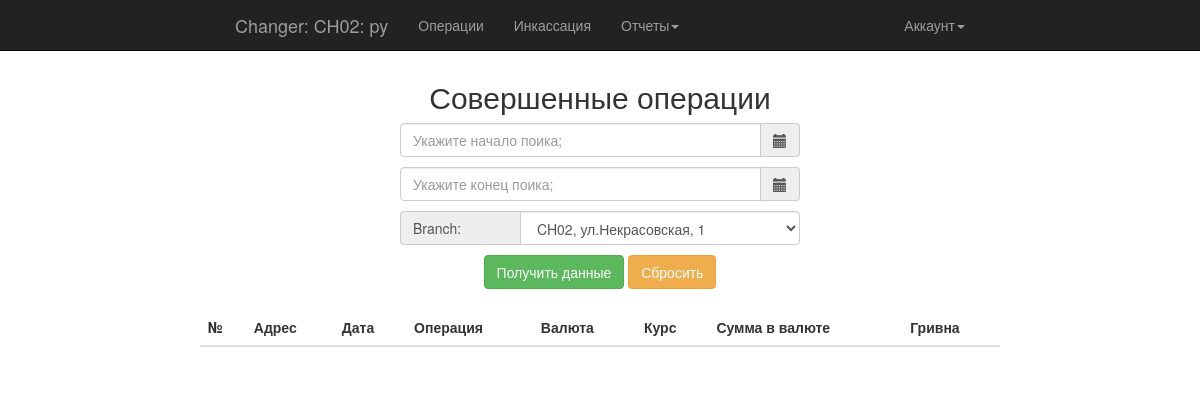
Page /user_transaction (signed in) on the earlier database version.
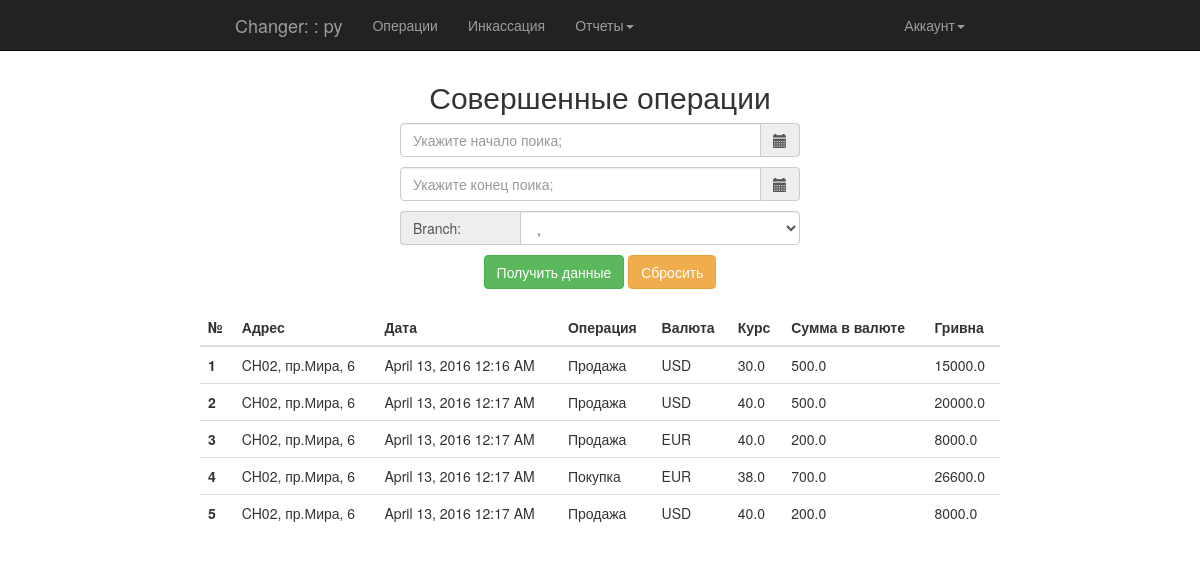
Same page on the later database version.
### app/models.py (models this page shows, shortened)
class Cashes(db.Model):
    __tablename__ = 'cashes'
    id = db.Column(db.Integer, primary_key=True)
    branch = db.Column(db.String(8))
    address = db.Column(db.String(64))
    member_since = db.Column(db.DateTime(), default=datetime.utcnow)
    status = db.Column(db.Boolean, default=True)
    group_id = db.Column(db.Integer, db.ForeignKey('group_cashes.id'))
    group = db.relationship('GroupOfCashes', backref='cash')
    deals = db.relationship('Deals', backref='cash', lazy='dynamic')
    collections = db.relationship('Collections', backref='cash')
    transactions = db.relationship('Transaction', backref='cash')

class Transaction(db.Model):
    __tablename__ = 'transaction'
    id = db.Column(db.Integer, primary_key=True)
    user_id = db.Column(db.Integer, db.ForeignKey('users.id'))
    cash_id = db.Column(db.Integer, db.ForeignKey('cashes.id'))
    date_trans = db.Column(db.DateTime, default=datetime.utcnow)
    oper_id = db.Column(db.Integer, db.ForeignKey('type_of_operation.id'))
    currency_id = db.Column(db.Integer, db.ForeignKey('currency.id'))
    course = db.Column(db.Float, nullable=False)
    count = db.Column(db.Float, nullable=False)
    result = db.Column(db.Float, nullable=False)
    currency = db.relationship('Currency')
    oper = db.relationship('TypeOfOperation')

class TypeOfOperation(db.Model):
    __tablename__ = 'type_of_operation'
    id = db.Column(db.Integer, primary_key=True)
    name = db.Column(db.String(8), unique=True)
    rusname = db.Column(db.String(8))

class Currency(db.Model):
    __tablename__ = 'currency'
    id = db.Column(db.Integer, primary_key=True)
    name = db.Column(db.String, unique=True)

### app/main/views.py (the view, shortened to what this page needs)
@main.route('/user_transaction', methods=['GET', 'POST'])
@login_required
@user_required
def user_transaction():
    d_today = datetime.utcnow().date()
    list_transactions = Transaction.query.filter_by(user=current_user).all()
    cashes = [current_user.cash]
    for i in list_transactions:
        if i.cash not in cashes:
            cashes.append(i.cash)
    trans = []
    for i in list_transactions:
        if i.date_trans.date() == d_today:
            trans.append(i)
    return render_template("user_transaction.html", cashes=cashes, trans=trans)

### app/main/__init__.py (called while the page is built)
@main.app_context_processor
def inject_permission():
    return dict(Permission=Permission)

### app/models.py (called while the page is built)
@login_manager.user_loader
def load_user(user_id):
    return User.query.get(int(user_id))

    def can(self, permissions):
        return self.role is not None and (self.role.permissions & permissions) == permissions

### app/templates/user_transaction.html (shortened to what this page needs)
{% extends "base.html" %}
{% block styles %}
    {{ super() }}
    <link rel="stylesheet" href="{{ url_for('static', filename='bootstrap-datetimepicker.min.css') }}">
{% endblock %}
{% block content %}
    <div class="col-sm-4 col-sm-offset-4 loginpage">
        <p><h2 class="text-center">Совершенные операции</h2></p>
        <div class="row">
            <form method="post">
                <div class="control-group">
                    <div class="controls">
                        <div class="input-group">
                            <input id="date-picker-1" name="data-start" type="text" class="date-picker form-control" placeholder="Укажите начало поика;" autocomplete="off" value="" required/>
                            <label for="date-picker-1" class="input-group-addon btn">
                                <span class="glyphicon glyphicon-calendar"></span>
                            </label>
                        </div>
                    </div>
                </div>
                <div class="control-group" style="margin-top: 10px">
                    <div class="controls">
                        <div class="input-group">
                            <input id="date-picker-2" name="data-finish" type="text" class="date-picker form-control" placeholder="Укажите конец поика;" autocomplete="off" value="" required/>
                            <label for="date-picker-2" class="input-group-addon btn">
                                <span class="glyphicon glyphicon-calendar"></span>
                            </label>
                        </div>
                    </div>
                </div>
                <div class="input-group" style="margin-top: 10px">
                    <span class="input-group-addon">Branch:</span>
                    <select class="form-control" name="select_ch">
                        {%  for c in cashes %}
                            <option value="{{ c.branch }}">
                                <span>{{ c.branch }}</span>,&nbsp;
                            </option>
                        {% endfor %}
                    </select>
                </div>
                <div class="row text-center" style="margin-top: 10px">
                    <button type="submit" class="btn btn-success">Получить данные</button>
                    <button type="reset" class="btn btn-warning">Сбросить</button>
                </div>
            </form>
        </div>
    </div>
    <div class="col-sm-8 col-sm-offset-2">
    <div class="row" style="margin-top: 20px">
        <table class='table table-hover'>
            <thead>
            <tr>
                <th>№</th>
                <th>Адрес</th>
                <th>Дата</th>
                <th>Операция</th>
                <th>Валюта</th>
                <th>Курс</th>
                <th>Сумма в валюте</th>
                <th>Гривна</th>
            </tr>
            </thead>
            <tbody>
            {% for i in trans %}
                <tr>
                    <th class='row'> {{ loop.index }}</th>
                    <td>{{ i.cash.branch }}, {{ i.cash.address }}</td>
                    <td>{{ moment(i.date_trans).format('LLL') }}</td>
                    <td>{{ i.oper.rusname }}</td>
                    <td>{{ i.currency.name }}</td>
                    <td>{{ i.course }}</td>
                    <td>{{ i.count }}</td>
                    <td>{{ i.result }}</td>
                </tr>
            {% endfor %}
            </tbody>
        </table>
    </div>
{% endblock %}

### app/templates/base.html (shortened to what this page needs)
<!DOCTYPE html>
<html lang="en" {% block html_attribs %}{% endblock html_attribs %}>
{% block html %}
    <head>
        {% block head %}
            {% block styles %}
                <link rel="stylesheet" href="{{ url_for('static', filename='bootstrap.min.css') }}">
                <link rel="stylesheet" href="{{ url_for('static', filename='style.css') }}">
            {% endblock styles %}
        {% endblock head %}
    </head>
    <body>
    {% block body %}
        {% block navbar %}
            <nav class="navbar navbar-inverse navbar-fixed-top">
                <div class="container">
                    <div class="col-md-8 col-md-offset-2">
                        <div class="navbar-header">
                            {% if current_user.is_authenticated %}
                                <a class="navbar-brand" href="#">Changer: {{ current_user.cash.branch }}: {{ current_user.username }}</a>
                            {% else %}
                                <a class="navbar-brand" href="#">Changer</a>
                            {% endif %}
                        </div>
                        <div class="navbar-collapse collapse">
                            <ul class="nav navbar-nav">
                                {% if current_user.is_authenticated %}
                                    {% if current_user.can(Permission.MAKE_OPERATION) %}
                                        <li><a href="{{ url_for('main.index') }}">Операции</a></li>
                                        <li><a href="{{ url_for('main.collections') }}">Инкассация</a></li>
                                        <li class="dropdown">
                                            <a href="#" class="dropdown-toggle" data-toggle="dropdown">Отчеты<b class="caret"></b></a>
                                        </li>
                                    {% endif %}
                                {% endif %}
                            </ul>
                            <ul class="nav navbar-nav navbar-right">
                                {% if current_user.is_authenticated %}
                                    <li class="dropdown">
                                        <a href="#" class="dropdown-toggle" data-toggle="dropdown">Аккаунт<b class="caret"></b></a>
                                    </li>
                                {% else %}
                                    <li><a href="{{ url_for('auth.login') }}">Войти</a></li>
                                {% endif %}
                            </ul>
                        </div>
                    </div>
                </div>
            </nav>
        {% endblock navbar %}
        {% block content %}
        {% endblock content %}
    {% endblock body %}
    </body>
{% endblock html %}
</html>

Differences in the rows shown:
no longer on this page (row edited): Cashes: cash.branch "CH02"
now on this page (row edited): Transaction: cash.branch "CH02", cash.address "пр.Мира, 6", date_trans "April 13, 2016 12:16 AM", oper.rusname "Продажа", currency.name "USD", course "30.0", count "500.0", result "15000.0"
now on this page (row edited): Transaction: cash.branch "CH02", cash.address "пр.Мира, 6", date_trans "April 13, 2016 12:17 AM", oper.rusname "Продажа", currency.name "USD", course "40.0", count "500.0", result "20000.0"
now on this page (row edited): Transaction: cash.branch "CH02", cash.address "пр.Мира, 6", date_trans "April 13, 2016 12:17 AM", oper.rusname "Продажа", currency.name "EUR", course "40.0", count "200.0", result "8000.0"
now on this page (row edited): Transaction: cash.branch "CH02", cash.address "пр.Мира, 6", date_trans "April 13, 2016 12:17 AM", oper.rusname "Покупка", currency.name "EUR", course "38.0", count "700.0", result "26600.0"
now on this page (row edited): Transaction: cash.branch "CH02", cash.address "пр.Мира, 6", date_trans "April 13, 2016 12:17 AM", oper.rusname "Продажа", currency.name "USD", course "40.0", count "200.0", result "8000.0"
Other differences:
form field select_ch: "CH02, ул.Некрасовская, 1" → ","
